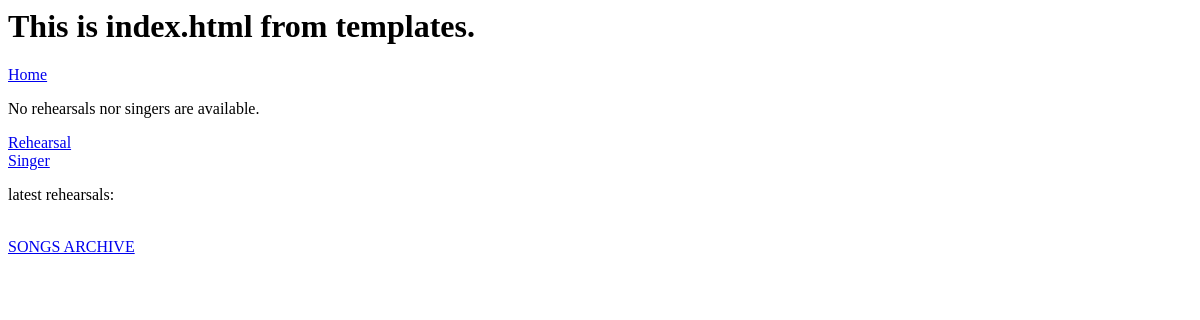
/, run on an earlier commit of the app's database.
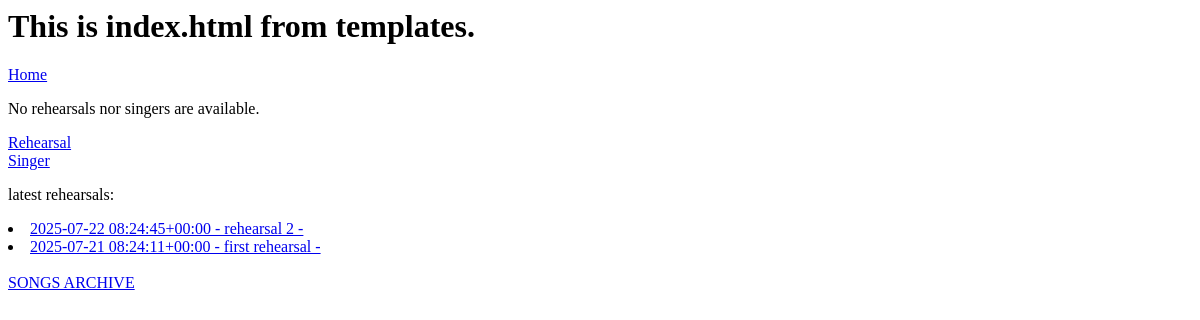
And on a later commit of the database.
### secondapp/models.py (models this page shows, shortened)
class Rehearsal(models.Model):
    subtitle = models.CharField(max_length=250)
    location = models.CharField(max_length=250)
    parking = models.CharField(max_length=250, blank=True, null=True)
    calendar = models.DateTimeField(blank=True, null=True, unique=True)
    additional_notes = models.TextField(blank=True, null=True)
    singers = models.ManyToManyField(Singer)
    songs = models.ManyToManyField(Song)
    tags = models.ManyToManyField(Tag, help_text="max 5", blank=True)
    def __str__(self):
        max_tags = 5
        tag_names = ", ".join(tag.name for tag in self.tags.all()[:max_tags])
        return f"{self.calendar} - {self.subtitle} - {tag_names}"

### secondapp/views.py (the view)
# urls.py: path("", views.IndexView.as_view(), name="index"),
class IndexView(generic.ListView):
    template_name = "secondapp/index.html"
    def get_queryset(self):
        return Rehearsal.objects.order_by("-calendar")[:5] #Singer.objects.filter(is_active=True)#

### secondapp/templates/secondapp/index.html (shortened to what this page needs)
<html>
<head>
</head>
<body>
<h1> This is index.html from templates. </h1>
<a href="{% url 'secondapp:index' %}">Home</a>
<p>No rehearsals nor singers are available.</p>
<a href="{% url 'secondapp:rehearsal_index' %}">Rehearsal</a> <br>
<a href="{% url 'secondapp:singer_index' %}">Singer</a>
<p>latest rehearsals:</p>
    {% for rehearsal in rehearsal_list %}
        <li><a href="{% url 'secondapp:rehearsal_detail' rehearsal.pk %}">{{ rehearsal }}</a></li>
    {% endfor %}
 <br>
<a href="{% url 'secondapp:song_index' %}">SONGS ARCHIVE</a>
</body>
</html>

What changed in the data, as far as the page shows it:
added Rehearsal: id+calendar+subtitle "2025-07-22 08:24:45+00:00 - rehearsal 2 -"
added Rehearsal: id+calendar+subtitle "2025-07-21 08:24:11+00:00 - first rehearsal -"
